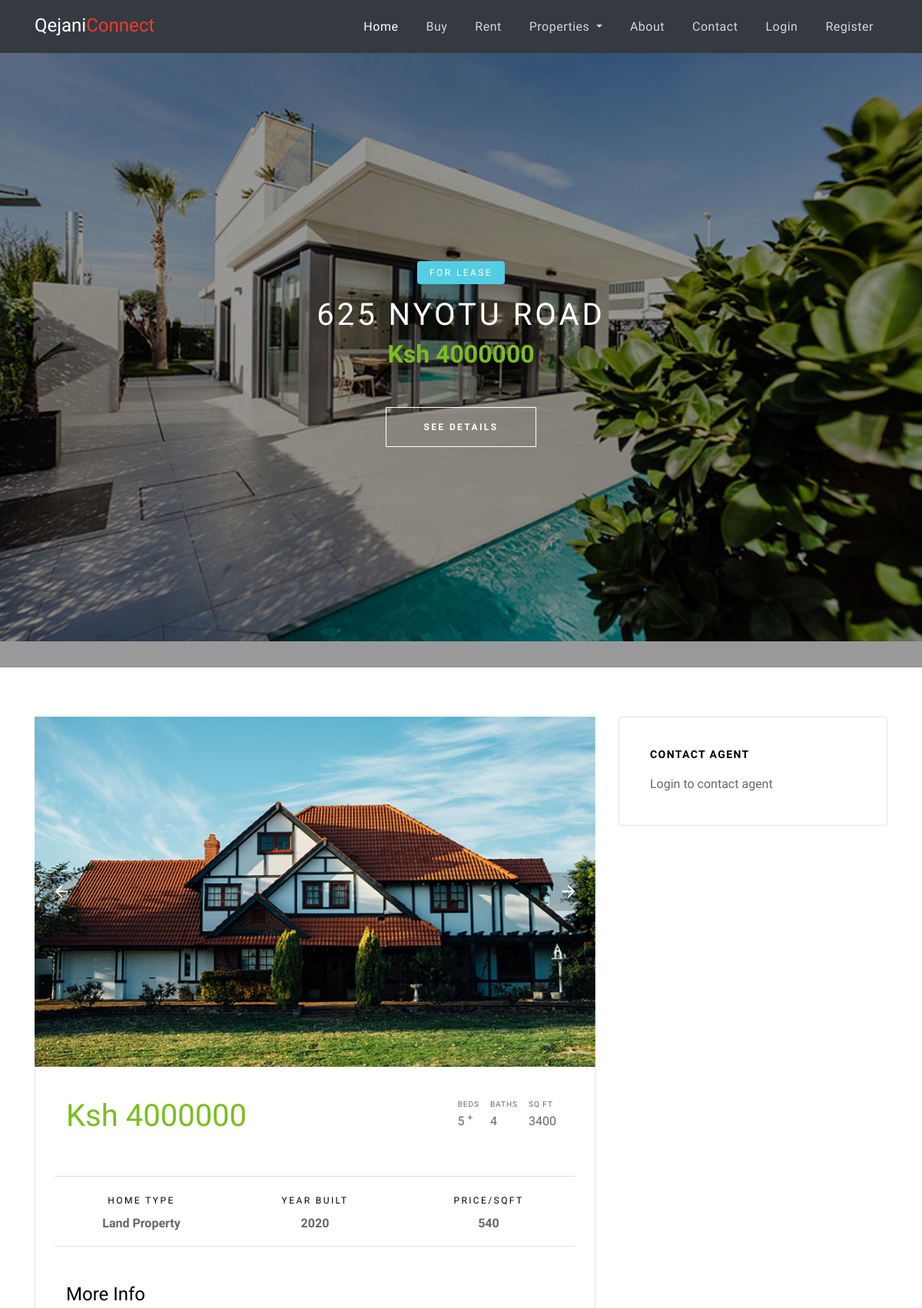
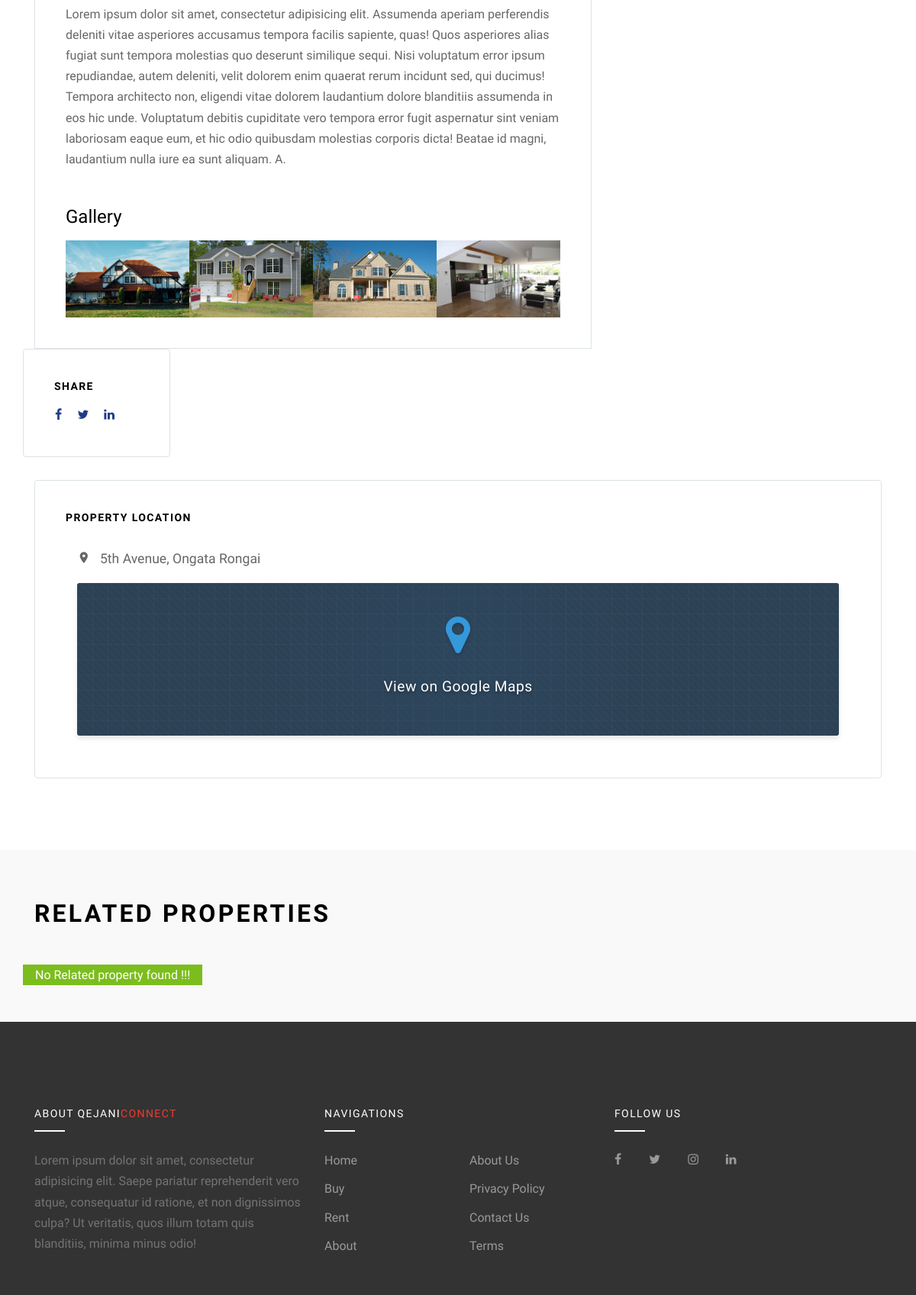
The app's page /property-details.php?id=16 (upper part) with its own data (2 pictures, top to bottom).
### tables this page shows
CREATE TABLE `props` (
  `id` int(11) NOT NULL,
  `name` varchar(200) NOT NULL,
  `location` varchar(200) NOT NULL,
  `image` varchar(200) NOT NULL,
  `price` varchar(200) NOT NULL,
  `beds` int(10) NOT NULL,
  `baths` int(20) NOT NULL,
  `sqft` varchar(30) NOT NULL,
  `home_type` varchar(200) NOT NULL,
  `year_built` varchar(200) NOT NULL,
  `type` varchar(200) NOT NULL,
  `price_sqft` float NOT NULL,
  `description` text NOT NULL,
  `admin_name` varchar(200) NOT NULL,
  `created_at` timestamp NOT NULL DEFAULT current_timestamp(),
  `virtual_tour_url` varchar(255) DEFAULT NULL,
  `status` varchar(200) NOT NULL
);

CREATE TABLE `props_gallery` (
  `id` int(10) NOT NULL,
  `image` varchar(200) NOT NULL,
  `prop_id` int(10) NOT NULL
);

### property-details.php (the view, shortened to what this page needs)
<?php require "includes/header.php" ?>
<?php require "config/config.php" ?>
<?php
if (isset($_GET["id"])) {
  $id = $_GET["id"];
  $single = $conn->query("SELECT * from props where id = '$id'");
  $single->execute();
  $allDetails = $single->fetch(PDO::FETCH_OBJ);
  $heroImage = $single->fetchAll(PDO::FETCH_OBJ);
  $queryGallery = $conn->query("SELECT * from props_gallery where prop_id = '$id'");
  $queryGallery->execute();
  $gallery = $queryGallery->fetchAll(PDO::FETCH_OBJ);
  $relatedProps = $conn->query("SELECT * from props where home_type='$allDetails->home_type' and id != '$id'");
  $relatedProps->execute();
  $RelatedProp = $relatedProps->fetchAll(PDO::FETCH_OBJ);
} else {
  echo "<script>window.location.href='" . APPURL . "404.php'</script>";
}
?>
<div class="slide-one-item home-slider owl-carousel">
  <div class="site-blocks-cover overlay" style="background-image: url(<?php echo USERIMAGESURL; ?>/thumbnails/<?php echo urlencode($allDetails->image); ?>);" data-aos="fade"
    data-stellar-background-ratio="0.5">
    <div class="container">
      <div class="row align-items-center justify-content-center text-center">
        <div class="col-md-10">
          <span class="d-inline-block bg-<?php if ($allDetails->rent == "rent") {
                                            echo "success";
                                          } else if ($allDetails->type == "sale") {
                                            echo "danger";
                                          } else {
                                            echo "info";
                                          } ?> text-white px-3 mb-3 property-offer-type rounded">For <?php echo $allDetails->type; ?></span>
          <h1 class="mb-2"><?php echo $allDetails->name; ?></h1>
          <p class="mb-5"><strong class="h2 text-success font-weight-bold">Ksh <?php echo $allDetails->price; ?></strong></p>
          <p><a href="#details" class="btn btn-white btn-outline-white py-3 px-5 rounded-0 btn-2">See Details</a></p>
        </div>
      </div>
    </div>
  </div>
</div>
<div class="site-section site-section-sm">
  <div class="container">
    <div class="row">
      <div class="col-lg-8">
        <div>
          <div class="slide-one-item home-slider owl-carousel" id="details">
            <?php foreach ($gallery as $image): ?>
              <div><img src="<?php echo USERIMAGESURL; ?>/images/<?php echo urlencode($image->image); ?>" alt="Image" class="img-fluid"></div>
            <?php endforeach; ?>
          </div>
        </div>
        <div class="bg-white property-body border-bottom border-left border-right">
          <div class="row mb-5">
            <div class="col-md-6">
              <strong class="text-success h1 mb-3">Ksh <?php echo $allDetails->price; ?></strong>
            </div>
            <div class="col-md-6">
              <ul class="property-specs-wrap mb-3 mb-lg-0  float-lg-right">
                <li>
                  <span class="property-specs">Beds</span>
                  <span class="property-specs-number"><?php echo $allDetails->beds ?> <sup>+</sup></span>
                </li>
                <li>
                  <span class="property-specs">Baths</span>
                  <span class="property-specs-number"><?php echo $allDetails->baths ?></span>
                </li>
                <li>
                  <span class="property-specs">SQ FT</span>
                  <span class="property-specs-number"><?php echo $allDetails->sqft ?></span>
                </li>
              </ul>
            </div>
          </div>
          <div class="row mb-5">
            <div class="col-md-6 col-lg-4 text-center border-bottom border-top py-3">
              <span class="d-inline-block text-black mb-0 caption-text">Home Type</span>
              <strong class="d-block"><?php echo $allDetails->home_type ?></strong>
            </div>
            <div class="col-md-6 col-lg-4 text-center border-bottom border-top py-3">
              <span class="d-inline-block text-black mb-0 caption-text">Year Built</span>
              <strong class="d-block"><?php echo $allDetails->year_built ?></strong>
            </div>
            <div class="col-md-6 col-lg-4 text-center border-bottom border-top py-3">
              <span class="d-inline-block text-black mb-0 caption-text">Price/Sqft</span>
              <strong class="d-block"><?php echo $allDetails->price_sqft ?></strong>
            </div>
          </div>
          <h2 class="h4 text-black">More Info</h2>
          <?php echo $allDetails->description ?>
          <div class="row no-gutters mt-5">
            <div class="col-12">
              <h2 class="h4 text-black mb-3">Gallery</h2>
            </div>
            <?php foreach ($gallery as $image): ?>
              <div class="col-sm-6 col-md-4 col-lg-3">
                <a href="<?php echo USERIMAGESURL; ?>/images/<?php echo urlencode($image->image); ?>" class="image-popup gal-item"><img src="<?php echo USERIMAGESURL; ?>/images/<?php echo urlencode($image->image); ?>" alt="Image"
                    class="img-fluid"></a>
              </div>
            <?php endforeach; ?>
          </div>
        </div>
      </div>
      <div class="col-lg-4">
        <div class="bg-white widget border rounded">
          <h3 class="h4 text-black widget-title mb-3">Contact Agent</h3>
          <?php if (isset($_SESSION['username'])) : ?>
            <?php if ($check_request->rowCount() > 0) : ?>
              <p>Request already sent. <br>Kindly wait for a reply from agent.</p>
            <?php else : ?>
              <form action="requests/process-requests.php" method="post" class="form-contact-agent">
                <div class="form-group">
                  <label for="name">Name</label>
                  <input type="text" name="name" id="name" class="form-control">
                </div>
                <div class="form-group">
                  <label for="email">Email</label>
                  <input type="email" name="email" id="email" class="form-control">
                </div>
                <div class="form-group">
                  <label for="email">Phone</label>
                  <input type="text" id="phone" name="phone" class="form-control">
                </div>
                <div class="form-group">
                  <input type="hidden" id="phone" name="prop_id" value="<?php echo $id ?>" class="form-control">
                </div>
                <div class="form-group">
                  <input type="hidden" id="phone" name="user_id" value="<?php echo $_SESSION['user_id']; ?>" class="form-control">
                </div>
                <div class="form-group">
                  <l>
                    <input type="hidden" id="phone" name="agent-name" value="<?php echo $allDetails->admin_name ?>" class="form-control">
                </div>
                <div class="form-group">
                  <input type="submit" name="submit" id="phone" class="btn btn-primary" value="Send Request">
                </div>
              </form>
            <?php endif; ?>
          <?php else : ?>
            Login to contact agent
        </div>
      </div>
    <?php endif; ?>
    <div class="bg-white widget border rounded">
      <h3 class="h4 text-black widget-title mb-3 ml-0">Share</h3>
      <div class="px-3" style="margin-left: -15px;">
        <a href="https://www.facebook.com/sharer/sharer.php?u=&quote=" class="pt-3 pb-3 pr-3 pl-0"><span
            class="icon-facebook"></span></a>
        <a href="https://twitter.com/intent/tweet?text=&url=" class="pt-3 pb-3 pr-3 pl-0"><span
            class="icon-twitter"></span></a>
        <a href="https://www.linkedin.com/sharing/share-offsite/?url=" class="pt-3 pb-3 pr-3 pl-0"><span
            class="icon-linkedin"></span></a>
      </div>
    </div>
    </div>
    <div class="bg-white widget border rounded">
      <h3 class="h4 text-black widget-title mb-3 ml-0">Property Location</h3>
      <div class="property-location">
        <p class="mb-3">
          <i class="icon-room mr-2"></i>
          <?php echo htmlspecialchars($allDetails->location); ?>
        </p>
        <?php
        $location = $allDetails->location . ', Kenya';
        $encodedLocation = urlencode($location);
        $mapUrl = "https://www.google.com/maps/search/?api=1&query=" . $encodedLocation;
        ?>
        <div class="location-preview">
          <a href="<?php echo $mapUrl; ?>" target="_blank" class="location-link">
            <div class="location-image">
              <div class="map-pattern"></div>
              <div class="location-content">
                <i class="icon-map-marker"></i>
                <span>View on Google Maps</span>
              </div>
            </div>
          </a>
        </div>
      </div>
    </div>
    </div>
  </div>
<div class="site-section site-section-sm bg-light">
  <div class="container">
    <div class="row">
      <div class="col-12">
        <div class="site-section-title mb-5">
          <h2>Related Properties</h2>
        </div>
      </div>
    </div>
    <div class="row mb-5">
      <?php if (count($RelatedProp) > 0): ?>
        <?php foreach ($RelatedProp as $relatedproperty): ?>
          <div class="col-md-6 col-lg-4 mb-4">
            <div class="property-entry h-100">
              <a href="property-details.php?id=<?php echo $relatedproperty->id; ?>" class="property-thumbnail">
                <div class="offer-type-wrap">
                  <span class="offer-type bg-<?php if ($relatedproperty->type == "rent") {
                                                echo "success";
                                              } else if ($relatedproperty->type == "sale") {
                                                echo "danger";
                                              } else {
                                                echo "info";
                                              } ?>"><?php echo $relatedproperty->type; ?></span>
                </div>
                <img src="<?php echo USERIMAGESURL; ?>/thumbnails/<?php echo urlencode($relatedproperty->image); ?>" alt="Image" class="img-fluid">
              </a>
              <div class="p-4 property-body">
                <a href="#" class="property-favorite"><span class="icon-heart-o"></span></a>
                <h2 class="property-title"><a href="property-details.php?id=<?php echo $relatedproperty->id; ?>"><?php echo $relatedproperty->name; ?></a></h2>
                <span class="property-location d-block mb-3"><span class="property-icon icon-room"></span><?php echo $relatedproperty->location; ?></span>
                <strong class="property-price text-primary mb-3 d-block text-success">Ksh <?php echo $relatedproperty->price ?></strong>
                <ul class="property-specs-wrap mb-3 mb-lg-0">
                  <li>
                    <span class="property-specs">Beds</span>
                    <span class="property-specs-number"><?php echo $relatedproperty->beds; ?><sup>+</sup></span>
                  </li>
                  <li>
                    <span class="property-specs">Baths</span>
                    <span class="property-specs-number"><?php echo $relatedproperty->baths; ?></span>
                  </li>
                  <li>
                    <span class="property-specs">SQ FT</span>
                    <span class="property-specs-number"><?php echo $relatedproperty->sqft; ?></span>
                  </li>
                </ul>
              </div>
            </div>
          </div>
        <?php endforeach; ?>
      <?php else : ?>
        <div class="bg-success text-white px-3">
          No Related property found !!!
        </div>
      <?php endif; ?>
    </div>
  </div>
  <?php require "includes/footer.php" ?>

### records on screen
props: image (picture), type "LEASE", name "625 NYOTU ROAD", price "4000000", beds "5", baths "4", sqft "3400", home_type "Land Property", year_built "2020", price_sqft "540", description "Lorem ipsum dolor sit amet, consectetur adipisicing elit. Assumenda aperiam perferendis deleniti vitae asperiores accusamus tempora facilis sapiente, quas! Quos asperiores alias fugiat sunt tempora molestias quo deserunt similique sequi. Nisi voluptatum error ipsum repudiandae, autem deleniti, velit dolorem enim quaerat rerum incidunt sed, qui ducimus! Tempora architecto non, eligendi vitae dolorem laudantium dolore blanditiis assumenda in eos hic unde. Voluptatum debitis cupiditate vero tempora error fugit aspernatur sint veniam laboriosam eaque eum, et hic odio quibusdam molestias corporis dicta! Beatae id magni, laudantium nulla iure ea sunt aliquam. A.", location "5th Avenue, Ongata Rongai"
props_gallery: image (picture)
props_gallery: image (picture)
props_gallery: image (picture)
props_gallery: image (picture)
